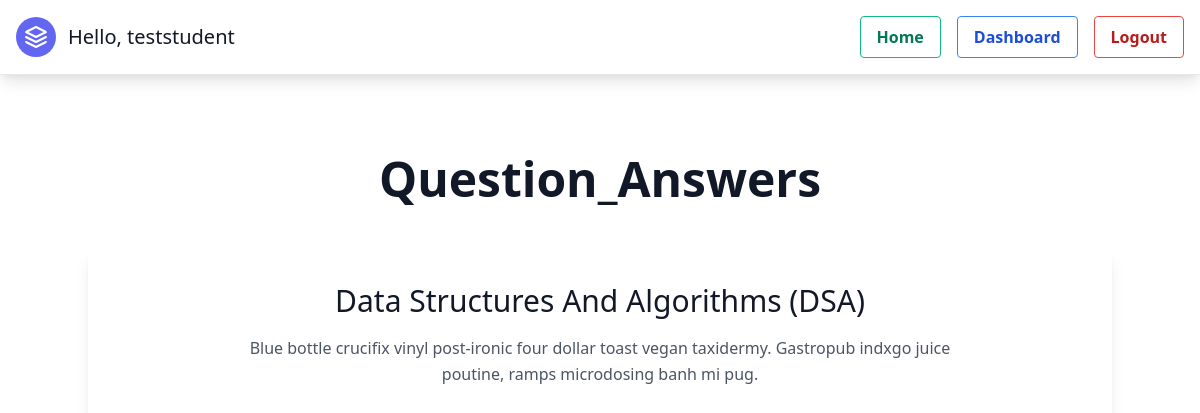
Screenshot of /idonno/Question_Answers/ (signed in) with the database file from the repository.
### attendence/models.py (models this page shows, shortened)
class Type(models.Model):
    image_url = models.CharField(max_length=800, null=True, blank=True)
    name = models.CharField(max_length=200, null=True, blank=True)

class Subject(models.Model):
    branc = (
        ('CSE','CSE'),
        ('ISE', 'ISE'),
        ('Civil', 'Civil'),
        ('ME', 'ME'),
        ('Aeronautical', 'Aeronautical'),
        ('ECE', 'ECE'),
        ('Aerospace', 'Aerospace'),
    )
    sem = (
        (1,1),(2,2),(3,3),(4,4),(5,5),(6,6),(7,7),(8,8),
    )
    sub = models.CharField(max_length=200, null=True, blank=True)
    sem = models.IntegerField(choices=sem, blank=True, null=True)
    branch = models.CharField(choices=branc, blank=True, null=True, max_length=200)

### attendence/views.py (the view)
# urls.py: path('idonno/<str:type_>/', views.idonno, name='idonno-page'),
def idonno(request, type_):
    student = Student.objects.get(user=request.user)
    subjects = Subject.objects.filter(sem=student.sem, branch=student.branch)
    items = Item.objects.filter(tyPe__name=type_)
    context = {
        'items':items,
        'subjects':subjects,
        'type':type_,
    }
    return render(request, 'attendence/idonno.html', context)

### attendence/templates/attendence/idonno.html (shortened to what this page needs)
{% extends 'attendence/partials/base.html' %}
{% block content %}
<div class="flex flex-col text-center w-full mb-8 mt-20 ">
    <h1 class="sm:text-5xl text-5xl font-large title-font mb-4 text-gray-900"> <ul> <b>{{type}}</b> </ul> </h1>
  </div>
<section class="text-gray-600 body-font">
    {% for subject in subjects %}
    <div class="container px-5 py-8 mx-auto mb-20 shadow-lg">
        <div class="text-center mb-20">
        <h1 class="sm:text-3xl text-2xl font-medium text-center title-font text-gray-900 mb-4 capitalize">{{subject.sub}}</h1>
            <p class="text-base leading-relaxed xl:w-2/4 lg:w-3/4 mx-auto">Blue bottle crucifix vinyl post-ironic four dollar toast vegan taxidermy. Gastropub indxgo juice poutine, ramps microdosing banh mi pug.</p>
        </div>
    </div>
    {% endfor %}
  </section>
{% endblock content %}

### attendence/templates/attendence/partials/navbar.html (shortened to what this page needs)
<!DOCTYPE html>
<html lang="en">
<head>
  <link rel="stylesheet" href="https://rsms.me/inter/inter.css">
</head>
  <header class="border-b md:flex md:items-center md:justify-between p-4 pb-0 shadow-lg md:pb-4">
    <a class="flex title-font font-medium items-center text-gray-900 mb-4 md:mb-0">
      <svg xmlns="http://www.w3.org/2000/svg" fill="none" stroke="currentColor" stroke-linecap="round" stroke-linejoin="round" stroke-width="2" class="w-10 h-10 text-white p-2 bg-indigo-500 rounded-full" viewBox="0 0 24 24">
        <path d="M12 2L2 7l10 5 10-5-10-5zM2 17l10 5 10-5M2 12l10 5 10-5"></path>
      </svg>
      <span class="ml-3 text-xl">Hello, {{request.user}}</span>
    </a>
    {% if user.is_authenticated %}
    <ul class="list-reset md:flex md:items-center">
        <li class="md:ml-4">
          {% if request.path in '/' %}
          <a href="{% url 'home-page' %}"><button class="bg-transparent hover:bg-green-500 text-green-700 font-semibold hover:text-white py-2 px-4 border border-green-500 hover:border-transparent rounded">
            Home
          </button></a>
          {% else %}
          <a href="{% url 'home-page' %}"><button class="bg-transparent hover:bg-green-500 text-green-700 font-semibold hover:text-white py-2 px-4 border border-green-500 hover:border-transparent rounded">
            Home
          </button></a>
          {% endif %}
        </li>
        <li class="md:ml-4">
          {% if '/dashboard' in request.path %}
          <a href="{% url 'dashboard-page' %}"><button class="bg-transparent hover:bg-blue-500 text-blue-700 font-semibold hover:text-white py-2 px-4 border border-blue-500 hover:border-transparent rounded">
            Dashboard
          </button></a>
          {% else %}
          <a href="{% url 'dashboard-page' %}"><button class="bg-transparent hover:bg-blue-500 text-blue-700 font-semibold hover:text-white py-2 px-4 border border-blue-500 hover:border-transparent rounded">
            Dashboard
          </button></a>
          {% endif %}
        </li>
        <li class="md:ml-4">
          <a href="{% url 'logout-page' %}"><button class="bg-transparent hover:bg-red-500 text-red-700 font-semibold hover:text-white py-2 px-4 border border-red-500 hover:border-transparent rounded">
            Logout
          </button></a>
        </li>
      </ul>
    {% endif %}
  </header>
</html>

### rows the page displays
Type: name "Question_Answers"
Subject: sub "Data Structures And Algorithms (DSA)"

### other values shown
{{ request.user }} "teststudent"
